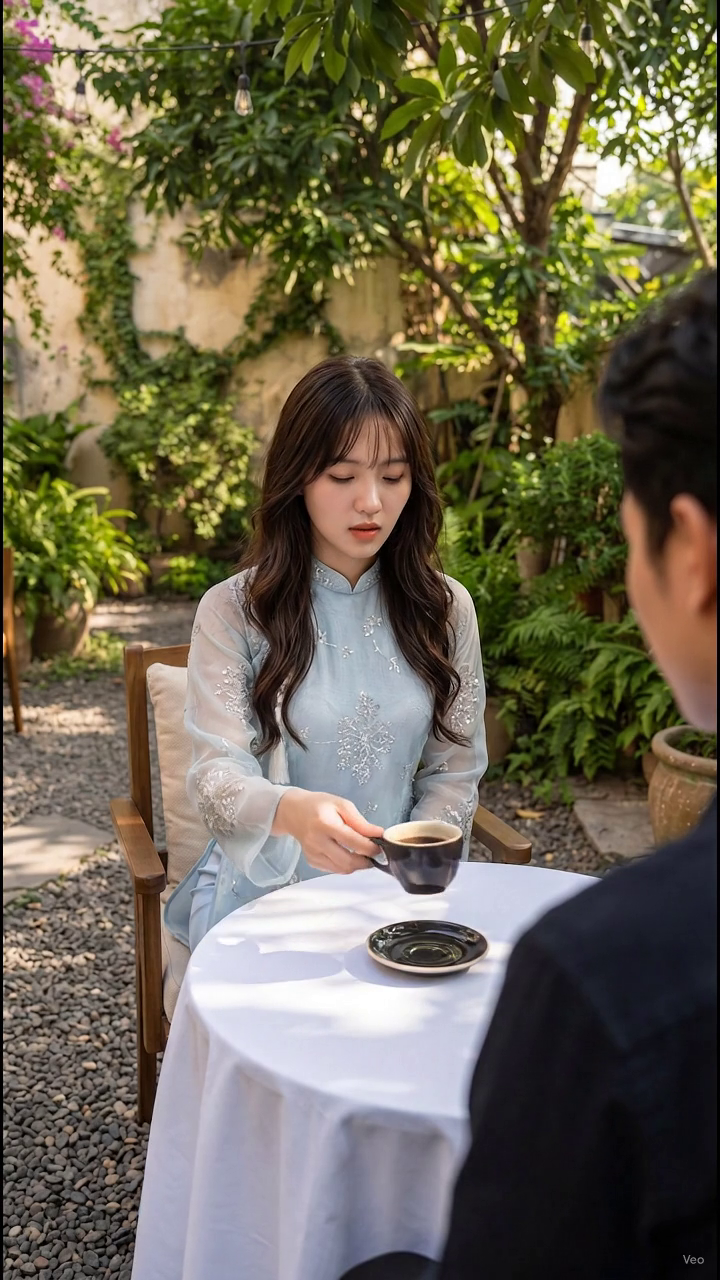
#> input picture 05_episodes/ep014-day-doi/edit/qc-frames/sh040-m1.png, 720 x 1280 px, found by its file name; its folder holds 4 pictures in this run
$ python measure_sh040_v4.py
#> lines starting #> are read from the running program, lines starting #| are printed output that depends on the picture; after the words box and inside, x2 and y2 are one past the last pixel; in counts of white or black regions, pixels touching at a corner belong together
import numpy as np
from PIL import Image
from scipy import ndimage

EP = "/home/hatch/workspace/gen-videos-for-affiliate-git/05_episodes/ep014-day-doi"
for t in (1, 2, 4, 5.5, 7):
    im = Image.open(f"{EP}/edit/qc-frames/sh040-m{t}.png").convert("RGB")
#> im is the input picture: PIL image 720x1280 RGB; mean R, G, B 108.9, 102.5, 81.5
    a = np.asarray(im).astype(float)
    lum = a.mean(axis=2)
    ycbcr = np.asarray(im.convert("YCbCr")).astype(int)
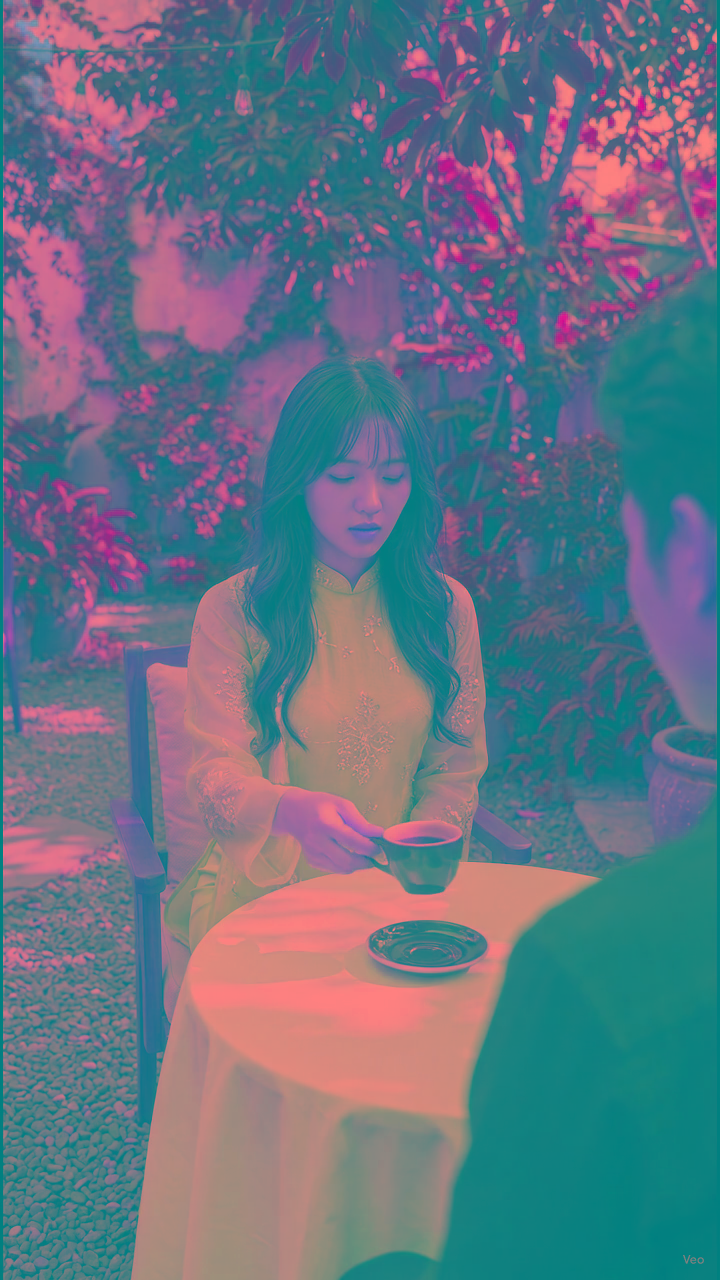
#> ycbcr: shape (1280, 720, 3) int64; mean R, G, B 101.5, 116, 132.5
    Y, Cb, Cr = ycbcr[...,0], ycbcr[...,1], ycbcr[...,2]
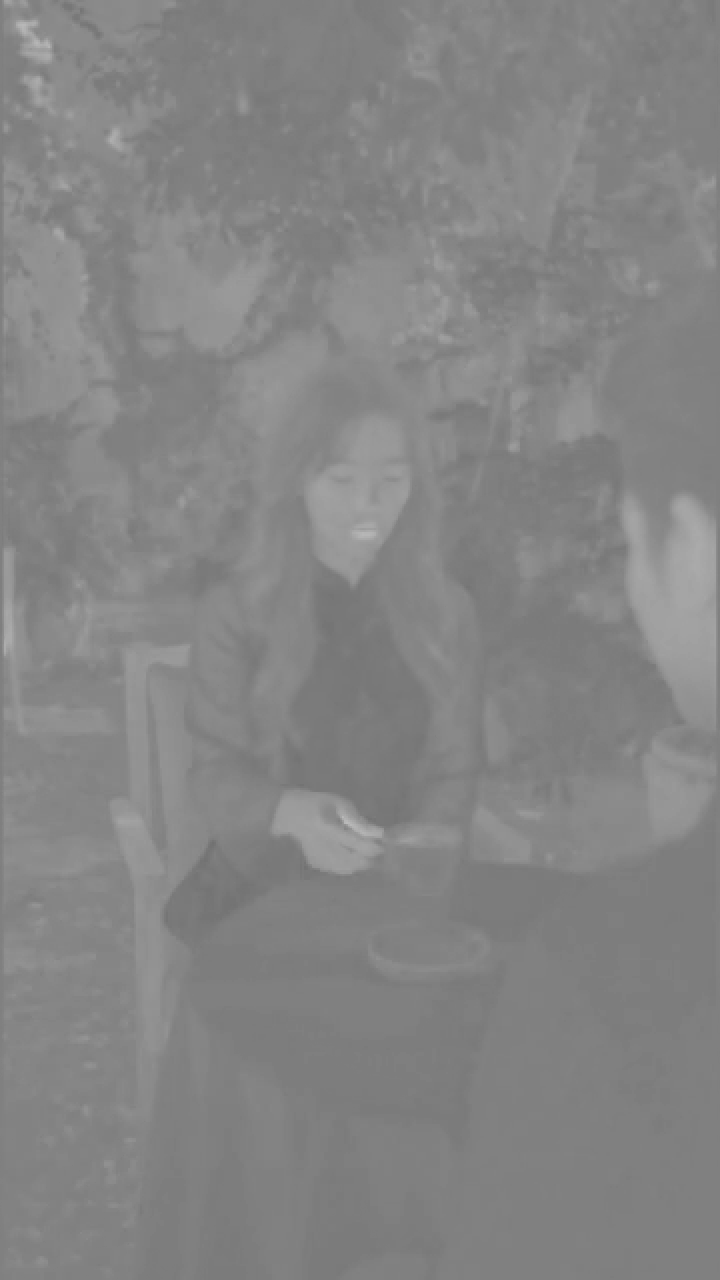
#> Cr: shape (1280, 720) int64; min 113, max 187, mean 132.5
    skin = (Cr>=133)&(Cr<=173)&(Cb>=77)&(Cb<=127)&(Y>90)
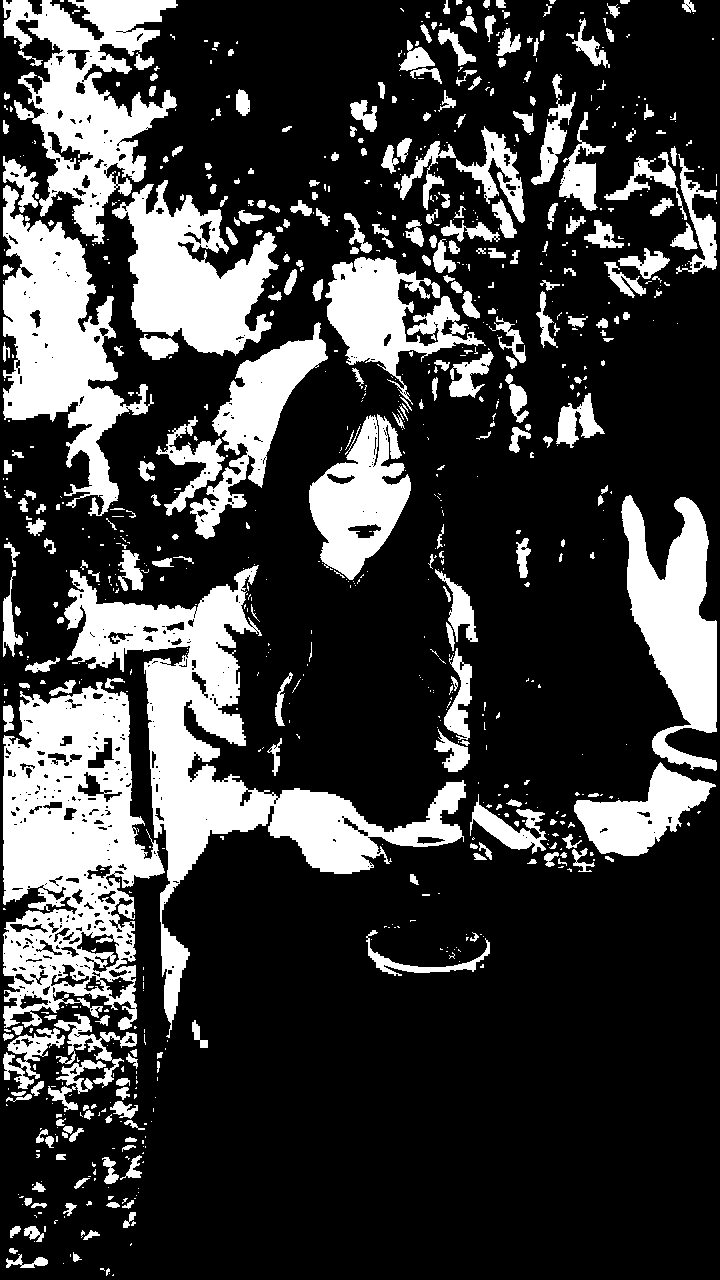
#> skin: shape (1280, 720) bool; 24.4% white; 851 white regions (552 under 20 px), largest, box (x1, y1, x2, y2) and area: (64, 565, 466, 1038) 35998, (3, 682, 165, 1030) 33253, (3, 185, 154, 516) 20125
    # --- FACE: tight box x200-380 y380-570 (face as read off the grid) ---
    z = np.zeros_like(skin); z[380:570, 200:380] = True
    m = skin & z
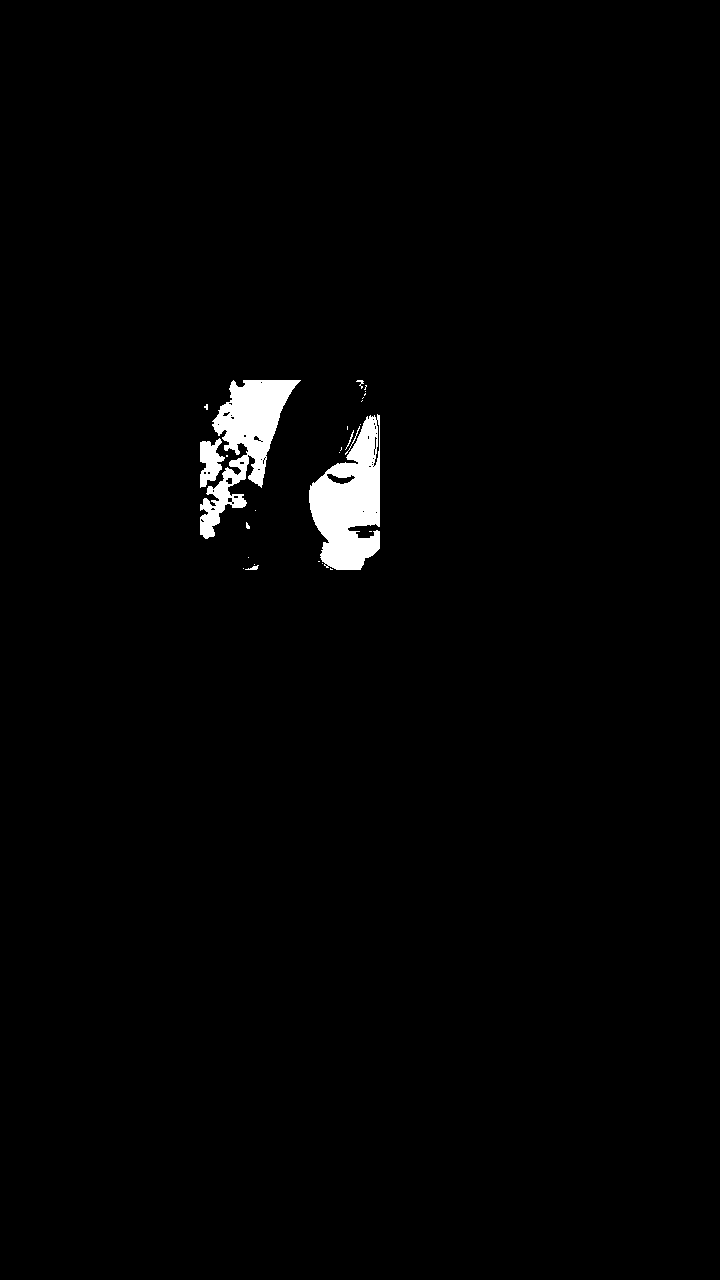
#> m: shape (1280, 720) bool; 1.5% white; 27 white regions (20 under 20 px), largest, box (x1, y1, x2, y2) and area: (309, 414, 380, 570) 6901, (200, 380, 301, 539) 6020, (200, 438, 225, 488) 747
    lab, n = ndimage.label(m)
#> lab: shape (1280, 720) int32; 44 distinct labels, from 0 to 43
#> n = 43
    sizes = ndimage.sum_labels(m, lab, range(1, n+1)) if n else []
#> sizes = 43 values, max 6893 at index 13, min 1 at index 6, mean 322.7
    k = int(np.argmax(sizes)) + 1 if n else 0
#> k = 14
    ys, xs = np.where(lab == k) if k else ([], [])
#> ys = 6893 values from 414 to 569; xs = 6893 values, max 379 at index 5, min 309 at index 2428, mean 349.7
    fcx = (xs.min()+xs.max())/2 if len(xs) else None
#> fcx = 344
    print(f"t={t}: FACE skin blob {len(xs)}px bbox x{xs.min()}-{xs.max()} y{ys.min()}-{ys.max()} "
          f"bbox_cx={fcx:.0f} centroid_x={xs.mean():.0f} centroid_y={ys.mean():.0f}")
#| t=1: FACE skin blob 6893px bbox x309-379 y414-569 bbox_cx=344 centroid_x=350 centroid_y=503
    # --- SHOULDER: leftmost x where a 15px window is >=80% dark (lum<70) AND [x+15,719] is >=50% dark ---
    edges = {}
    for yb in range(280, 1080, 40):
        band = lum[yb:yb+40, 380:720]
        dark = band < 70
        colfrac = dark.mean(axis=0)
        e = None
        for i in range(0, 340-15):
            win = colfrac[i:i+15].mean()
            rest = colfrac[i+15:].mean()
            if win >= 0.8 and rest >= 0.5:
                e = 380 + i
                break
        edges[yb] = e
#> this loop made 20 passes
#> pass 2, `dark = band < 70`:
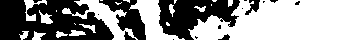
#> dark: shape (40, 340) bool; 53.7% white; 16 black regions (10 under 20 px), largest, box (x1, y1, x2, y2) and area: (0, 0, 114, 40) 3271, (158, 0, 240, 40) 1953, (99, 0, 146, 40) 814, (245, 0, 260, 15) 109, (124, 31, 136, 40) 50, (218, 34, 230, 40) 37
#> after the loop, edges = 20 items
    print(f"     shoulder edge (15px win>=80% dark, rest>=50%): {edges}")
#> (printed output is left out)
    print(f"     edge at bottom y1000-1080: {[edges[y] for y in (1000,1040)]}")
#|      edge at bottom y1000-1080: [490, 476]
#> pass 2 of the loop `for t in (1, 2, 4, 5.5, 7):`:
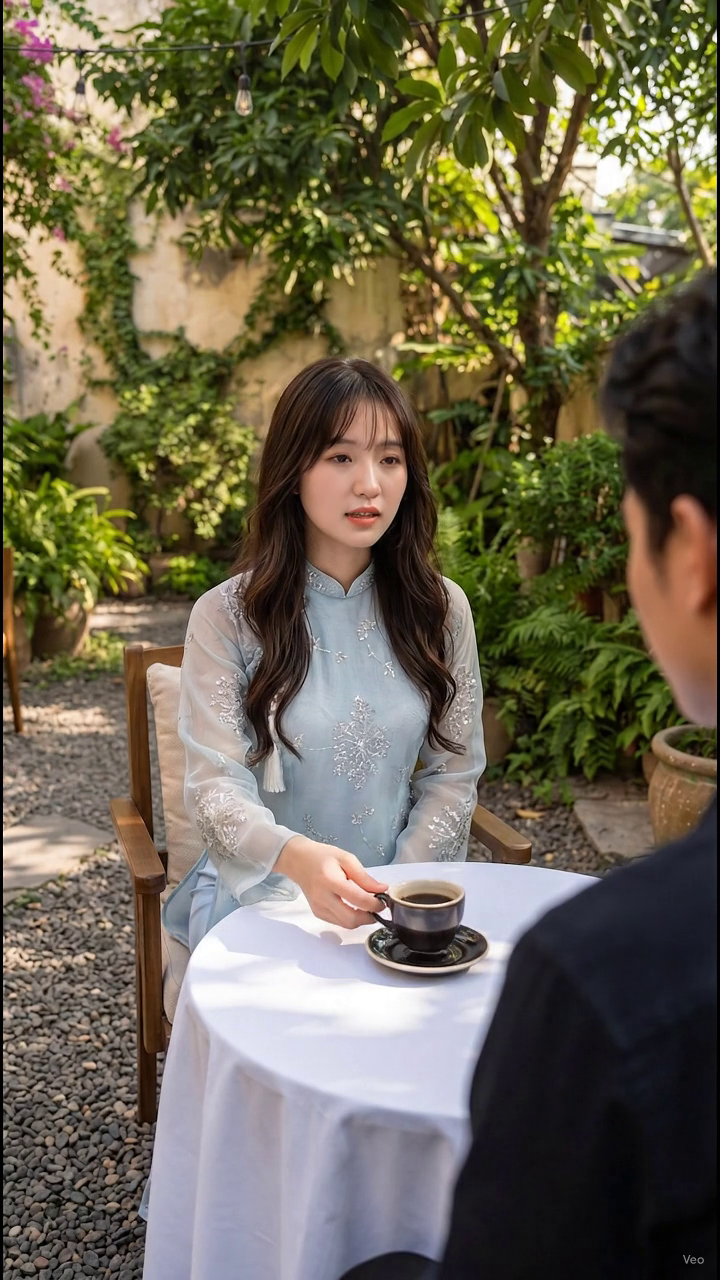
#> input picture 05_episodes/ep014-day-doi/edit/qc-frames/sh040-m2.png, 720 x 1280 px, found by its file name
#> im is the input picture: PIL image 720x1280 RGB; mean R, G, B 108.3, 101.9, 80.9
#> `skin = (Cr>=133)&(Cr<=173)&(Cb>=77)&(Cb<=127)&(Y>90)`:
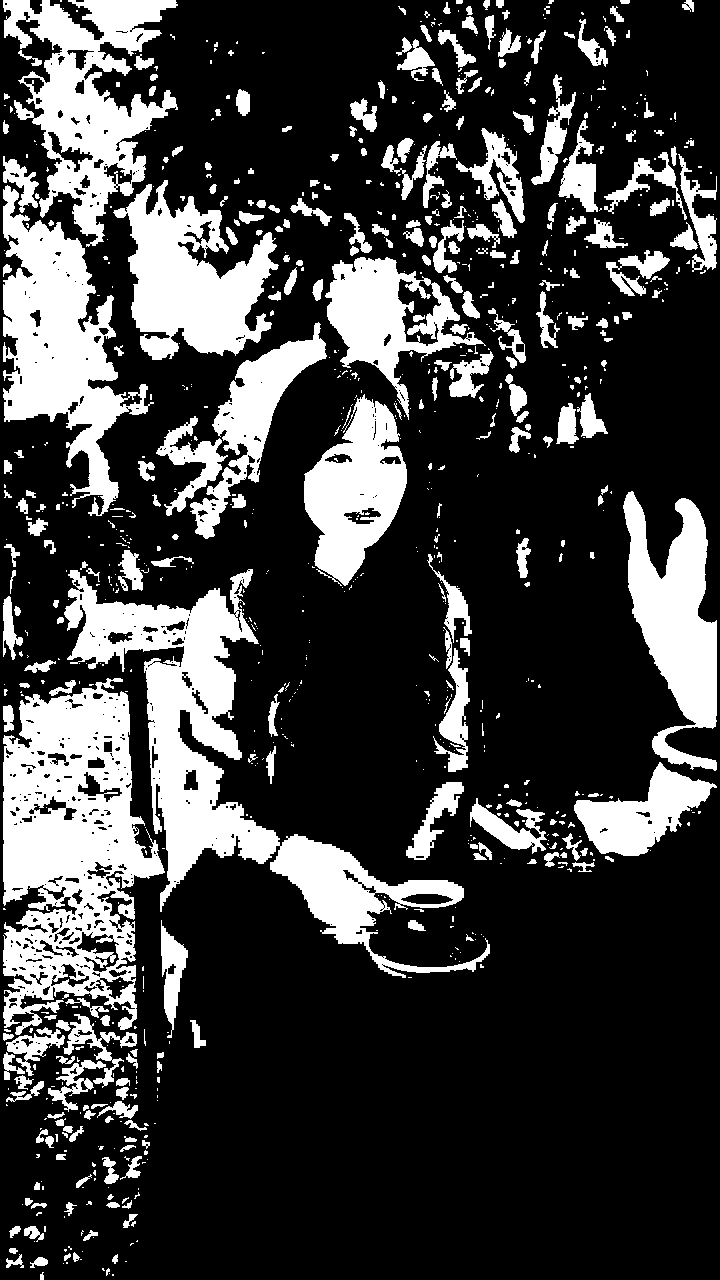
#> skin: shape (1280, 720) bool; 24.6% white; 888 white regions (585 under 20 px), largest, box (x1, y1, x2, y2) and area: (64, 569, 490, 978) 34284, (3, 678, 165, 1035) 33158, (3, 185, 154, 516) 20264
#> m: shape (1280, 720) bool; 1.6% white; 29 white regions (24 under 20 px), largest, box (x1, y1, x2, y2) and area: (304, 394, 380, 570) 8732, (200, 380, 293, 539) 5166, (200, 438, 228, 488) 763, (232, 494, 246, 508) 144, (342, 407, 351, 429) 32
#> lab: shape (1280, 720) int32; 48 distinct labels, from 0 to 47
#> n = 47
#> sizes = 47 values, max 8709 at index 3, min 1 at index 1, mean 318
#> k = 4
#> ys = 8709 values from 394 to 569; xs = 8709 values, max 379 at index 99, min 304 at index 2873, mean 346.8
#> fcx = 341.5
#| t=2: FACE skin blob 8709px bbox x304-379 y394-569 bbox_cx=342 centroid_x=347 centroid_y=493
#> the loop `for yb in range(280, 1080, 40):` made 20 passes
#> pass 2, `dark = band < 70`:
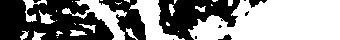
#> dark: shape (40, 340) bool; 53.9% white; 11 black regions (6 under 20 px), largest, box (x1, y1, x2, y2) and area: (0, 0, 114, 40) 3305, (158, 0, 240, 40) 1939, (99, 0, 146, 40) 870, (249, 0, 267, 8) 71, (218, 34, 232, 40) 42
#> (printed output is left out)
#|      edge at bottom y1000-1080: [491, 477]
#> pass 3 of the loop `for t in (1, 2, 4, 5.5, 7):`:
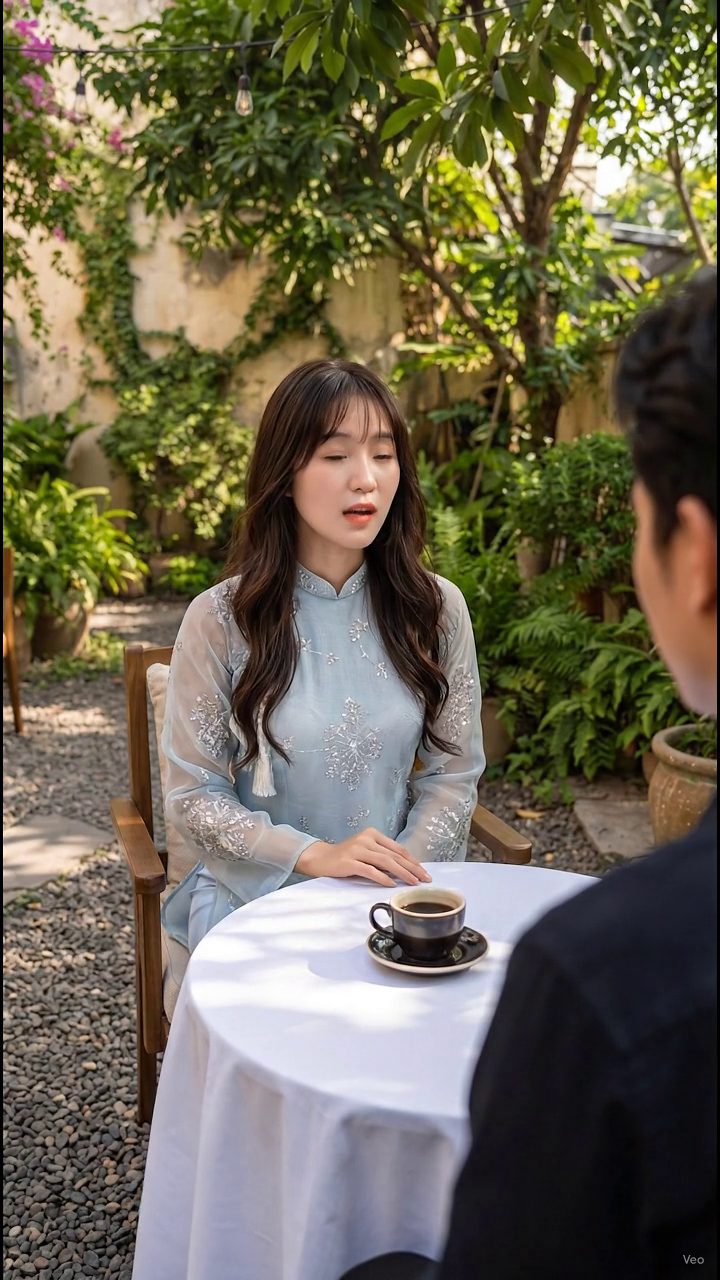
#> input picture 05_episodes/ep014-day-doi/edit/qc-frames/sh040-m4.png, 720 x 1280 px, found by its file name
#> im is the input picture: PIL image 720x1280 RGB; mean R, G, B 108.4, 102.1, 81.1
#> `skin = (Cr>=133)&(Cr<=173)&(Cb>=77)&(Cb<=127)&(Y>90)`:
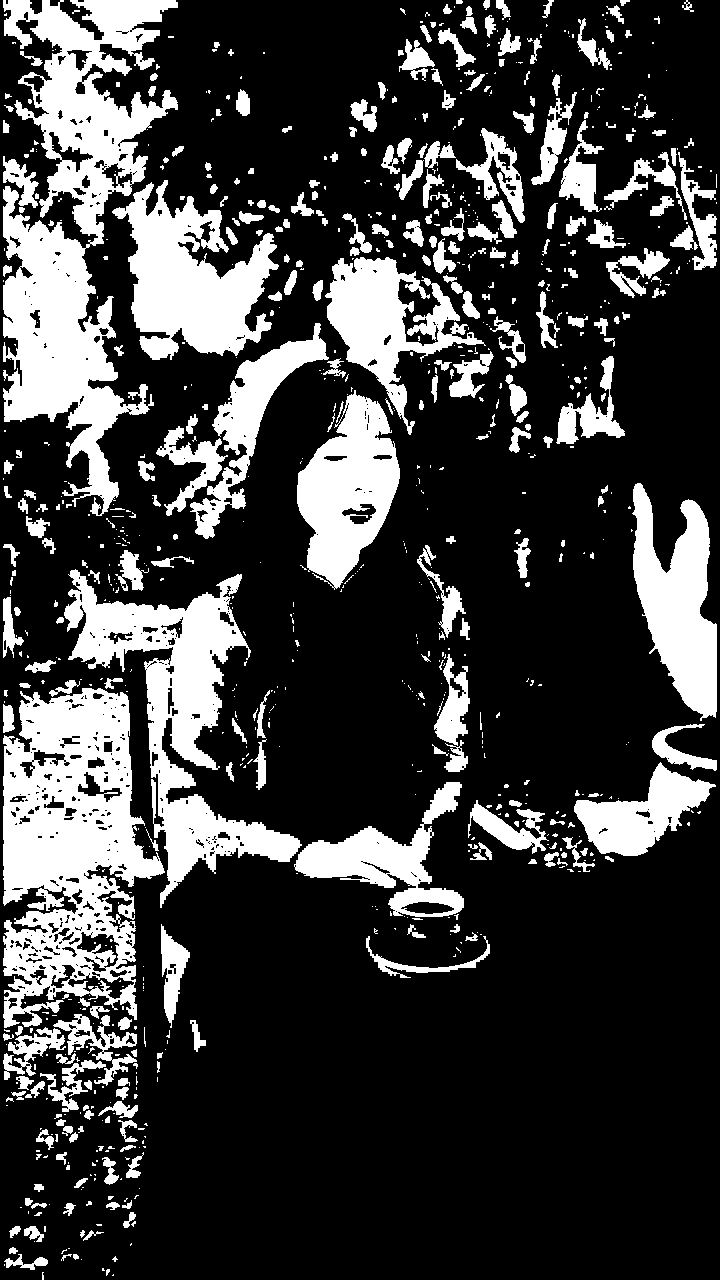
#> skin: shape (1280, 720) bool; 24.1% white; 883 white regions (570 under 20 px), largest, box (x1, y1, x2, y2) and area: (3, 0, 178, 516) 38718, (3, 688, 165, 1028) 32293, (64, 569, 302, 908) 22492
#> m: shape (1280, 720) bool; 1.7% white; 20 white regions (14 under 20 px), largest, box (x1, y1, x2, y2) and area: (297, 390, 380, 570) 10049, (200, 380, 283, 539) 4460, (200, 438, 228, 488) 757, (336, 401, 344, 423) 40, (327, 413, 335, 432) 33, (202, 404, 208, 410) 28
#> lab: shape (1280, 720) int32; 36 distinct labels, from 0 to 35
#> n = 35
#> sizes = 35 values, max 10032 at index 5, min 1 at index 1, mean 440.5
#> k = 6
#> ys = 10032 values from 390 to 569; xs = 10032 values, max 379 at index 249, min 297 at index 4625, mean 342.7
#> fcx = 338
#| t=4: FACE skin blob 10032px bbox x297-379 y390-569 bbox_cx=338 centroid_x=343 centroid_y=489
#> the loop `for yb in range(280, 1080, 40):` made 20 passes
#> pass 2, `dark = band < 70`:
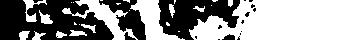
#> dark: shape (40, 340) bool; 54.2% white; 18 black regions (13 under 20 px), largest, box (x1, y1, x2, y2) and area: (0, 0, 114, 40) 3246, (158, 0, 240, 40) 1967, (99, 0, 146, 40) 823, (222, 34, 235, 40) 53, (124, 32, 136, 40) 45
#> (printed output is left out)
#|      edge at bottom y1000-1080: [491, 477]
#> (the run stopped early here; a loop or call above may not have finished)
